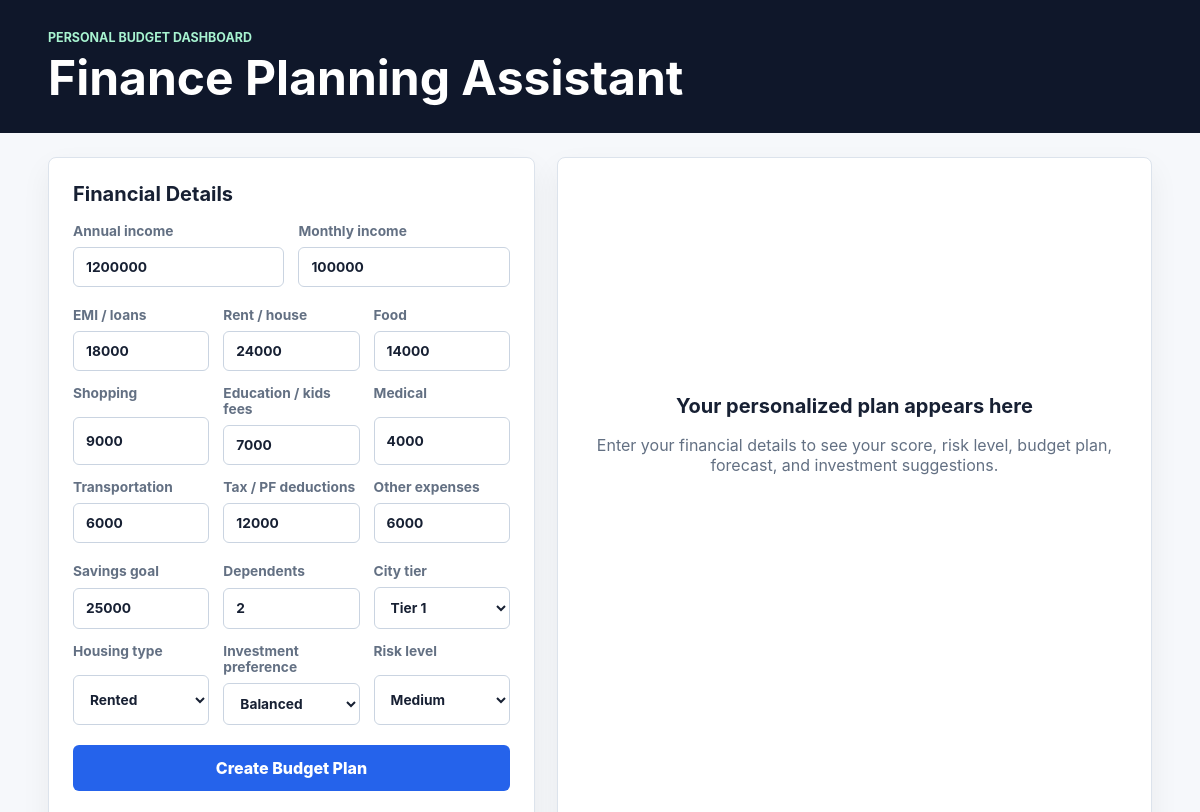
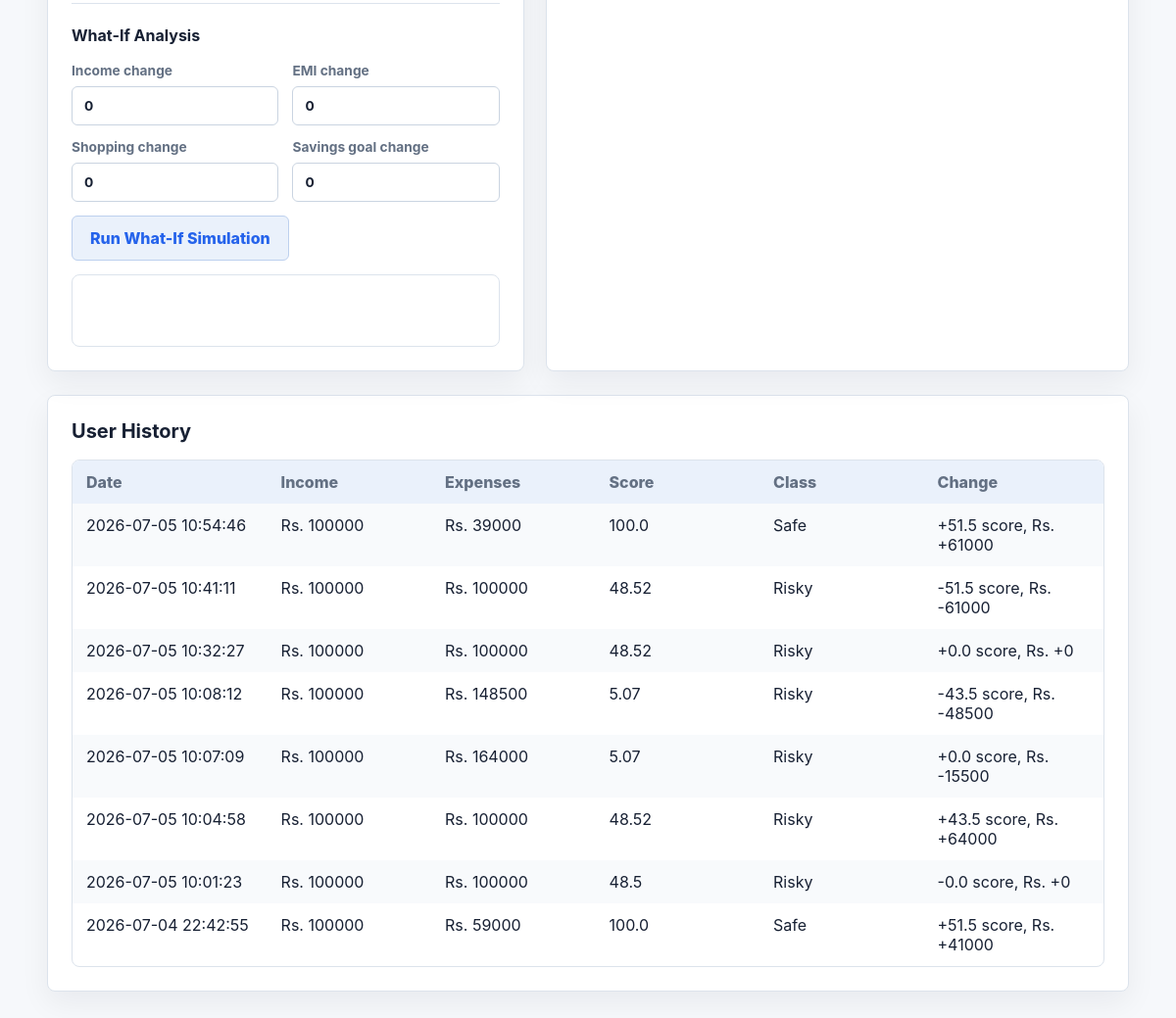
The page / on the database its author committed (2 pictures, top to bottom).
### tables this page shows
CREATE TABLE finance_records (
                id INTEGER PRIMARY KEY AUTOINCREMENT,
                created_at TEXT NOT NULL,
                input_json TEXT NOT NULL,
                result_json TEXT NOT NULL
            );

### app.py (the view)
@app.route("/", methods=["GET"])
def index():
    return render_template("index.html", defaults=default_values(), records=recent_records())

### templates/index.html (shortened to what this page needs)
<!doctype html>
<html lang="en">
<head>
  <link rel="stylesheet" href="{{ url_for('static', filename='style.css') }}">
</head>
<body>
  <header class="topbar">
    <div>
      <p class="eyebrow">Personal budget dashboard</p>
      <h1>Finance Planning Assistant</h1>
    </div>
  </header>
  <main class="layout">
    <section class="panel form-panel">
      <h2>Financial Details</h2>
      <form action="/predict" method="post" class="finance-form" id="financeForm">
        <div class="grid two">
          <label>Annual income
            <input type="number" name="annual_income" value="{{ defaults.annual_income }}" min="0" step="100">
          </label>
          <label>Monthly income
            <input type="number" name="monthly_income" value="{{ defaults.monthly_income }}" min="0" step="100"
              required>
          </label>
        </div>
        <div class="grid three">
          <label>EMI / loans
            <input type="number" name="emi_loans" value="{{ defaults.emi_loans }}" min="0" step="100">
          </label>
          <label>Rent / house
            <input type="number" name="rent_house" value="{{ defaults.rent_house }}" min="0" step="100">
          </label>
          <label>Food
            <input type="number" name="food" value="{{ defaults.food }}" min="0" step="100">
          </label>
          <label>Shopping
            <input type="number" name="shopping" value="{{ defaults.shopping }}" min="0" step="100">
          </label>
          <label>Education / kids fees
            <input type="number" name="education" value="{{ defaults.education }}" min="0" step="100">
          </label>
          <label>Medical
            <input type="number" name="medical" value="{{ defaults.medical }}" min="0" step="100">
          </label>
          <label>Transportation
            <input type="number" name="transport" value="{{ defaults.transport }}" min="0" step="100">
          </label>
          <label>Tax / PF deductions
            <input type="number" name="tax_pf_deductions" value="{{ defaults.tax_pf_deductions }}" min="0" step="100">
          </label>
          <label>Other expenses
            <input type="number" name="other_expenses" value="{{ defaults.other_expenses }}" min="0" step="100">
          </label>
        </div>
        <div class="grid three">
          <label>Savings goal
            <input type="number" name="savings_goal" value="{{ defaults.savings_goal }}" min="0" step="100">
          </label>
          <label>Dependents
            <input type="number" name="dependents" value="{{ defaults.dependents }}" min="0" max="8">
          </label>
          <label>City tier
            <select name="city_tier">
              {% for option in ["Tier 1", "Tier 2", "Tier 3"] %}
              <option value="{{ option }}" {% if defaults.city_tier==option %}selected{% endif %}>{{ option }}</option>
              {% endfor %}
            </select>
          </label>
          <label>Housing type
            <select name="housing_type">
              {% for option in ["Rented", "Owned", "Family Home"] %}
              <option value="{{ option }}" {% if defaults.housing_type==option %}selected{% endif %}>{{ option }}
              </option>
              {% endfor %}
            </select>
          </label>
          <label>Investment preference
            <select name="investment_preference">
              {% for option in ["Debt", "Balanced", "Equity"] %}
              <option value="{{ option }}" {% if defaults.investment_preference==option %}selected{% endif %}>{{ option
                }}</option>
              {% endfor %}
            </select>
          </label>
          <label>Risk level
            <select name="risk_level">
              {% for option in ["Low", "Medium", "High"] %}
              <option value="{{ option }}" {% if defaults.risk_level==option %}selected{% endif %}>{{ option }}</option>
              {% endfor %}
            </select>
          </label>
        </div>
        <button type="submit" class="primary-button">Create Budget Plan</button>
      </form>
      <div class="simulator">
        <h3>What-If Analysis</h3>
        <div class="grid two">
          <label>Income change
            <input type="number" id="simIncome" value="0" step="1000">
          </label>
          <label>EMI change
            <input type="number" id="simEmi" value="0" step="1000">
          </label>
          <label>Shopping change
            <input type="number" id="simShopping" value="0" step="1000">
          </label>
          <label>Savings goal change
            <input type="number" id="simGoal" value="0" step="1000">
          </label>
        </div>
        <button type="button" class="secondary-button" id="runSimulation">Run What-If Simulation</button>
        <div class="simulation-result" id="simulationResult"></div>
      </div>
    </section>
    <section class="panel results-panel">
      {% if result %}
      <div class="result-actions">
        <div>
          <p class="eyebrow dark">Your finance summary</p>
          <h2>Personalized Finance Plan</h2>
        </div>
        {% if result.record_id %}
        <a class="secondary-button link-button"
          href="{{ url_for('download_report', record_id=result.record_id) }}">Download Financial Report</a>
        {% endif %}
      </div>
      <div class="summary-grid v2">
        <div class="metric"><span>Health score</span><strong>{{ result.health_score }}/100</strong></div>
        <div class="metric"><span>Health category</span><strong>{{ result.health_category }}</strong></div>
        <div class="metric"><span>Spender class</span><strong class="class-{{ result.spender_class | lower }}">{{
            result.spender_class }}</strong></div>
        <div class="metric"><span>Prediction confidence</span><strong>{{ result.prediction_confidence or "N/A" }}{% if
            result.prediction_confidence %}%{% endif %}</strong></div>
        <div class="metric"><span>Overspending</span><strong>{{ "Yes" if result.overspending else "No" }}</strong></div>
        <div class="metric"><span>Estimated savings</span><strong>Rs. {{ "%.0f"|format(result.actual_savings)
            }}</strong></div>
        <div class="metric"><span>6-month savings forecast</span><strong>Rs. {{ "%.0f"|format(result.forecast.month_6)
            }}</strong></div>
        <div class="metric"><span>12-month savings forecast</span><strong>Rs. {{ "%.0f"|format(result.forecast.month_12)
            }}</strong></div>
      </div>
      {% if comparison %}
      <div class="comparison-strip">
        <span>Score change: <strong>{{ "%+.2f"|format(comparison.score_change) }}</strong></span>
        <span>Savings change: <strong>Rs. {{ "%+.0f"|format(comparison.savings_change) }}</strong></span>
        <span>Class change: <strong>{{ comparison.class_change }}</strong></span>
      </div>
      {% endif %}
      <div class="chart-grid">
        <div class="chart-box">
          <h3>Income vs expenses</h3>
          <canvas id="incomeChart"></canvas>
        </div>
        <div class="chart-box">
          <h3>Recommended allocation</h3>
          <canvas id="budgetChart"></canvas>
        </div>
        <div class="chart-box">
          <h3>Risk level</h3>
          <canvas id="riskChart"></canvas>
        </div>
        <div class="chart-box">
          <h3>Future savings forecast</h3>
          <canvas id="forecastChart"></canvas>
        </div>
        <div class="chart-box">
          <h3>Predicted expense trend</h3>
          <canvas id="expenseTrendChart"></canvas>
        </div>
      </div>
      <div class="forecast-section">
        <h3>Forecast Summary</h3>
        <div class="allocation-list forecast-list">
          <div><span>After 1 month</span><strong>Rs. {{ "%.0f"|format(result.forecast.month_1)
              }}</strong><small>Predicted next-month savings</small></div>
          <div><span>After 6 months</span><strong>Rs. {{ "%.0f"|format(result.forecast.month_6)
              }}</strong><small>Cumulative savings forecast</small></div>
          <div><span>After 12 months</span><strong>Rs. {{ "%.0f"|format(result.forecast.month_12)
              }}</strong><small>Cumulative savings forecast</small></div>
          <div><span>Future risk trend</span><strong>{{ result.forecast.risk_trend[-1] }}</strong><small>Projected
              month-12 category</small></div>
        </div>
      </div>
      <div class="allocation">
        <h3>Monthly Budget Recommendation</h3>
        <div class="allocation-list">
          {% for name, amount in result.recommended_amounts.items() %}
          <div>
            <span>{{ name.replace("_", " ").title() }}</span>
            <strong>Rs. {{ "%.0f"|format(amount) }}</strong>
            <small>{{ result.recommended_percentages[name] }}%</small>
          </div>
          {% endfor %}
        </div>
      </div>
      <div class="insight-grid">
        <div class="advice">
          <h3>Why this score?</h3>
          {% for item in result.explanations %}
          <p><strong>{{ "%+.1f"|format(item.impact) }}</strong> {{ item.name }}: {{ item.detail }}</p>
          {% endfor %}
        </div>
        <div class="advice">
          <h3>Personalized Advice</h3>
          {% for item in result.advice %}
          <p>{{ item }}</p>
          {% endfor %}
        </div>
      </div>
      <div class="investment">
        <h3>Suggested Investment Plan</h3>
        <div class="investment-list">
          {% for item in result.investment_plan %}
          <div>
            <span>{{ item.name }}</span>
            <strong>Rs. {{ "%.0f"|format(item.amount) }}</strong>
            <small>{{ item.percentage }}% of investable surplus</small>
          </div>
          {% endfor %}
        </div>
      </div>
      <script id="chart-data" type="application/json">{{ result.charts | tojson }}</script>
      {% else %}
      <div class="empty-state">
        <h2>Your personalized plan appears here</h2>
        <p>Enter your financial details to see your score, risk level, budget plan, forecast, and investment
          suggestions.</p>
      </div>
      {% endif %}
    </section>
  </main>
  <section class="panel history-panel">
    <h2>User History</h2>
    {% if records %}
    <div class="history-table">
      <div class="history-row history-head">
        <span>Date</span>
        <span>Income</span>
        <span>Expenses</span>
        <span>Score</span>
        <span>Class</span>
        <span>Change</span>
      </div>
      {% for row in records %}
      <div class="history-row">
        <span>{{ row.created_at.replace("T", " ") }}</span>
        <span>Rs. {{ "%.0f"|format(row.input.monthly_income) }}</span>
        <span>Rs. {{ "%.0f"|format(row.result.actual_expenses) }}</span>
        <span>{{ row.result.health_score }}</span>
        <span>{{ row.result.spender_class }}</span>
        <span>
          {% if row.comparison %}
          {{ "%+.1f"|format(row.comparison.score_change) }} score, Rs. {{ "%+.0f"|format(row.comparison.savings_change)
          }}
          {% else %}
          First entry
          {% endif %}
        </span>
      </div>
      {% endfor %}
    </div>
    {% else %}
    <p class="muted">No previous entries yet.</p>
    {% endif %}
  </section>
</body>
</html>

### rows shown on the page
finance_records: created_at.replace "2026-07-05 10:54:46", input.monthly_income "100000", result.actual_expenses "39000", result.health_score "100.0", result.spender_class "Safe", comparison.score_change "+51.5", comparison.savings_change "+61000"
finance_records: created_at.replace "2026-07-05 10:41:11", input.monthly_income "100000", result.actual_expenses "100000", result.health_score "48.52", result.spender_class "Risky", comparison.score_change "-51.5", comparison.savings_change "-61000"
finance_records: created_at.replace "2026-07-05 10:32:27", input.monthly_income "100000", result.actual_expenses "100000", result.health_score "48.52", result.spender_class "Risky", comparison.score_change "+0.0", comparison.savings_change "+0"
finance_records: created_at.replace "2026-07-05 10:08:12", input.monthly_income "100000", result.actual_expenses "148500", result.health_score "5.07", result.spender_class "Risky", comparison.score_change "-43.5", comparison.savings_change "-48500"
finance_records: created_at.replace "2026-07-05 10:07:09", input.monthly_income "100000", result.actual_expenses "164000", result.health_score "5.07", result.spender_class "Risky", comparison.score_change "+0.0", comparison.savings_change "-15500"
finance_records: created_at.replace "2026-07-05 10:04:58", input.monthly_income "100000", result.actual_expenses "100000", result.health_score "48.52", result.spender_class "Risky", comparison.score_change "+43.5", comparison.savings_change "+64000"
finance_records: created_at.replace "2026-07-05 10:01:23", input.monthly_income "100000", result.actual_expenses "100000", result.health_score "48.5", result.spender_class "Risky", comparison.score_change "-0.0", comparison.savings_change "+0"
finance_records: created_at.replace "2026-07-04 22:42:55", input.monthly_income "100000", result.actual_expenses "59000", result.health_score "100.0", result.spender_class "Safe", comparison.score_change "+51.5", comparison.savings_change "+41000"

### other values the page prints
form field city_tier "Tier 1"
form field housing_type "Rented"
form field investment_preference "Balanced"
form field risk_level "Medium"
